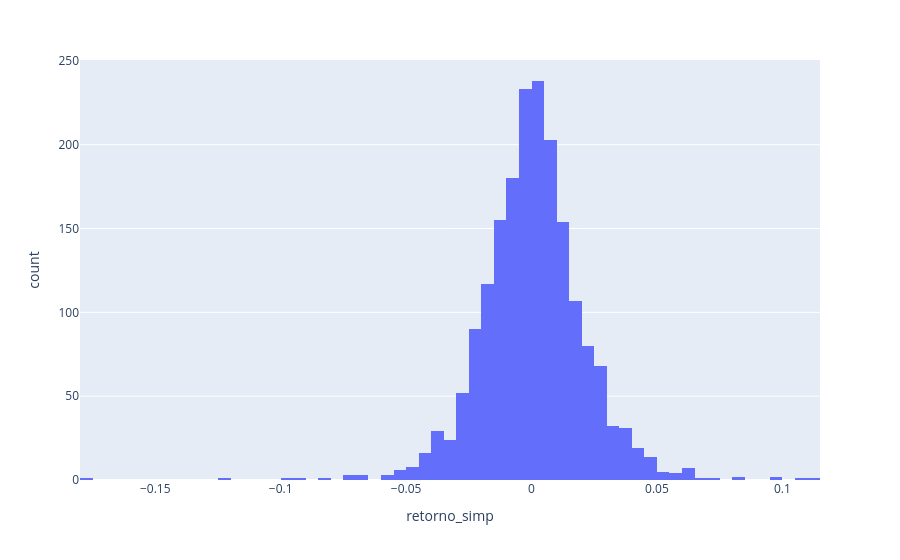
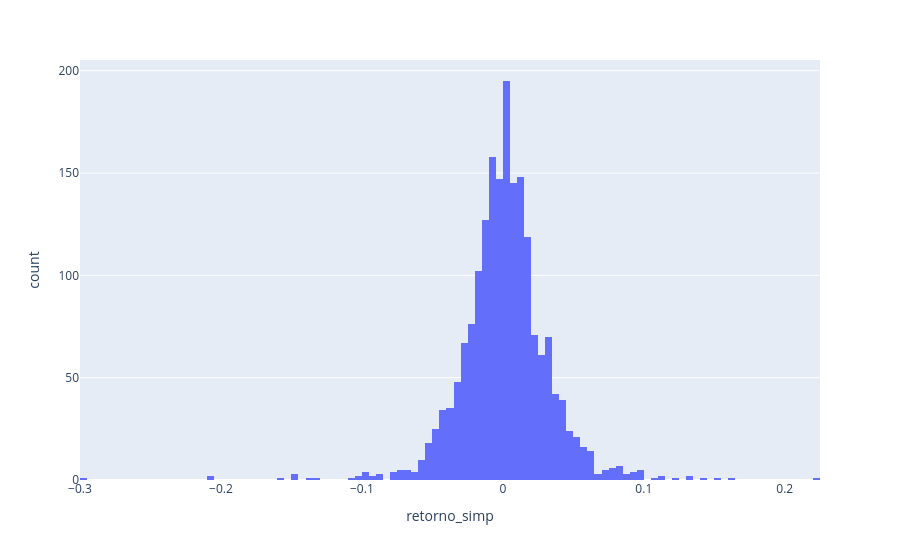

These figures' notebook cell, in order:
### Code cell
import plotly.express as px

fig = px.histogram(df_1, x="retorno_simp")
fig.show()
fig = px.histogram(df_2, x="retorno_simp")
fig.show()

### Figure 1 — Plotly figure (JSON) as saved in the notebook; plotly's stock layout.template omitted (floating-point values rounded to 4 significant figures; data arrays with more than 128 entries replaced by an {"elided": "..."} marker saying what was removed)
{"data": [{"alignmentgroup": "True", "bingroup": "x", "hovertemplate": "retorno_simp=%{x}<br>count=%{y}<extra></extra>", "legendgroup": "", "marker": {"color": "#636efa", "pattern": {"shape": ""}}, "name": "", "offsetgroup": "", "orientation": "v", "showlegend": false, "type": "histogram", "x": {"elided": "1895 float values"}, "xaxis": "x", "yaxis": "y"}], "layout": {"barmode": "relative", "legend": {"tracegroupgap": 0}, "margin": {"t": 60}, "xaxis": {"anchor": "y", "domain": [0, 1], "title": {"text": "retorno_simp"}}, "yaxis": {"anchor": "x", "domain": [0, 1], "title": {"text": "count"}}}}

### Figure 2 — Plotly figure (JSON) as saved in the notebook; plotly's stock layout.template omitted (floating-point values rounded to 4 significant figures; data arrays with more than 128 entries replaced by an {"elided": "..."} marker saying what was removed)
{"data": [{"alignmentgroup": "True", "bingroup": "x", "hovertemplate": "retorno_simp=%{x}<br>count=%{y}<extra></extra>", "legendgroup": "", "marker": {"color": "#636efa", "pattern": {"shape": ""}}, "name": "", "offsetgroup": "", "orientation": "v", "showlegend": false, "type": "histogram", "x": {"elided": "1895 float values"}, "xaxis": "x", "yaxis": "y"}], "layout": {"barmode": "relative", "legend": {"tracegroupgap": 0}, "margin": {"t": 60}, "xaxis": {"anchor": "y", "domain": [0, 1], "title": {"text": "retorno_simp"}}, "yaxis": {"anchor": "x", "domain": [0, 1], "title": {"text": "count"}}}}
